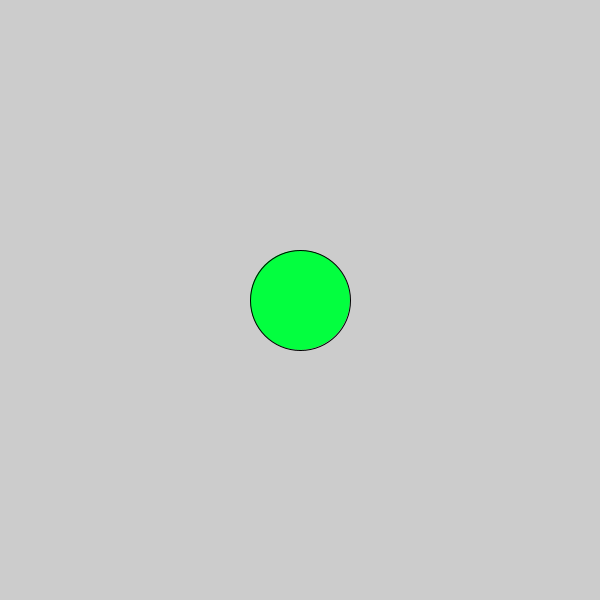
Frame 1 (no input)
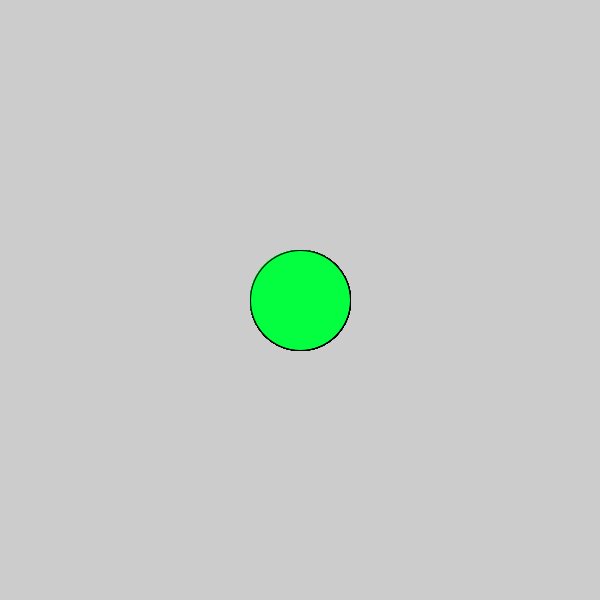
Frame 60 (the mouse pressed at the canvas centre just before this capture)
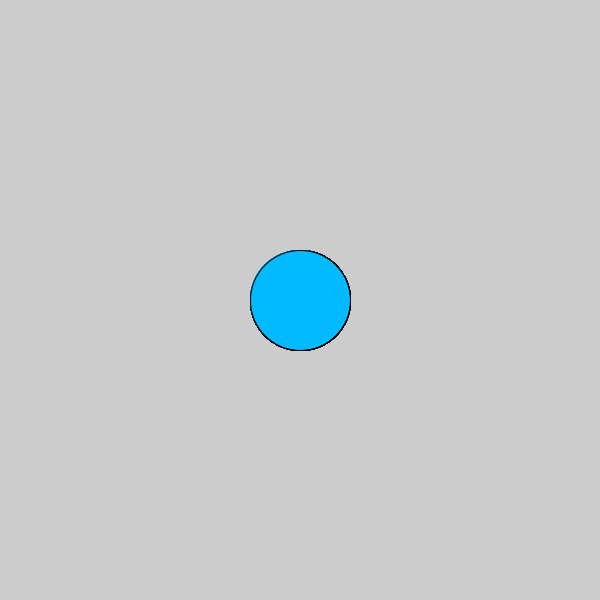
Frame 120 (the mouse held since frame 60 and released just before this capture)

The Processing sketch that drew these frames (run headless with seeded random() and noise(); from frame 60 on, the mouse is pressed at the canvas centre):

// Processing sketch: c_LogicalDot
// ── c_LogicalDot.pde

void setup() {
  
// 1. Set the size of the sketch. Make it 600 pixels square. 
  size(600, 600);

}

void draw() {
  
// 2. Draw an ellipse
// Run the program to make sure it works before moving on.


// 3. Change the color of the ellipse when the mouse is pressed.
//    Use the following code, but put your colors where indicated
//    Remember to use the   fill()  command to set colors.

if (mousePressed) {
 
   //  put one color here 
  fill(#03B9FF);
} else {
  fill(#03FF3F);
   // put a different color here
  
}  
 ellipse(300, 300, 100, 100); 
  
  
}
